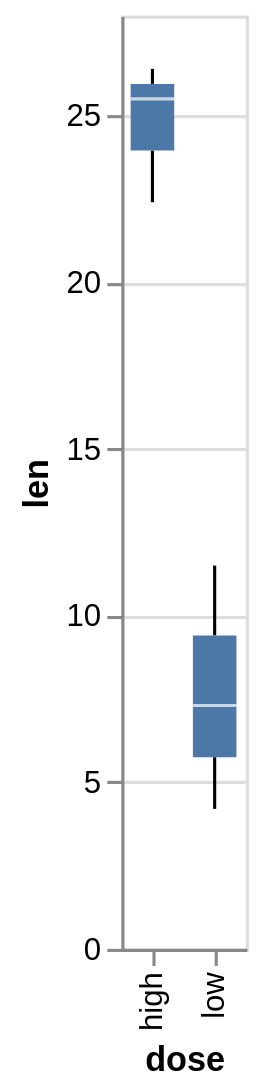

The Vega-Lite source for this figure:
### Vega-Lite specification from a JSON file in a GitHub repository (floating-point values rounded to 4 significant figures)
{"mark": "boxplot", "data": {"values": [{"dose": "low", "len": 4.2}, {"dose": "low", "len": 11.5}, {"dose": "low", "len": 7.3}, {"dose": "high", "len": 25.5}, {"dose": "high", "len": 26.4}, {"dose": "high", "len": 22.4}]}, "encoding": {"x": {"field": "dose", "type": "nominal"}, "y": {"field": "len", "type": "quantitative"}}}
